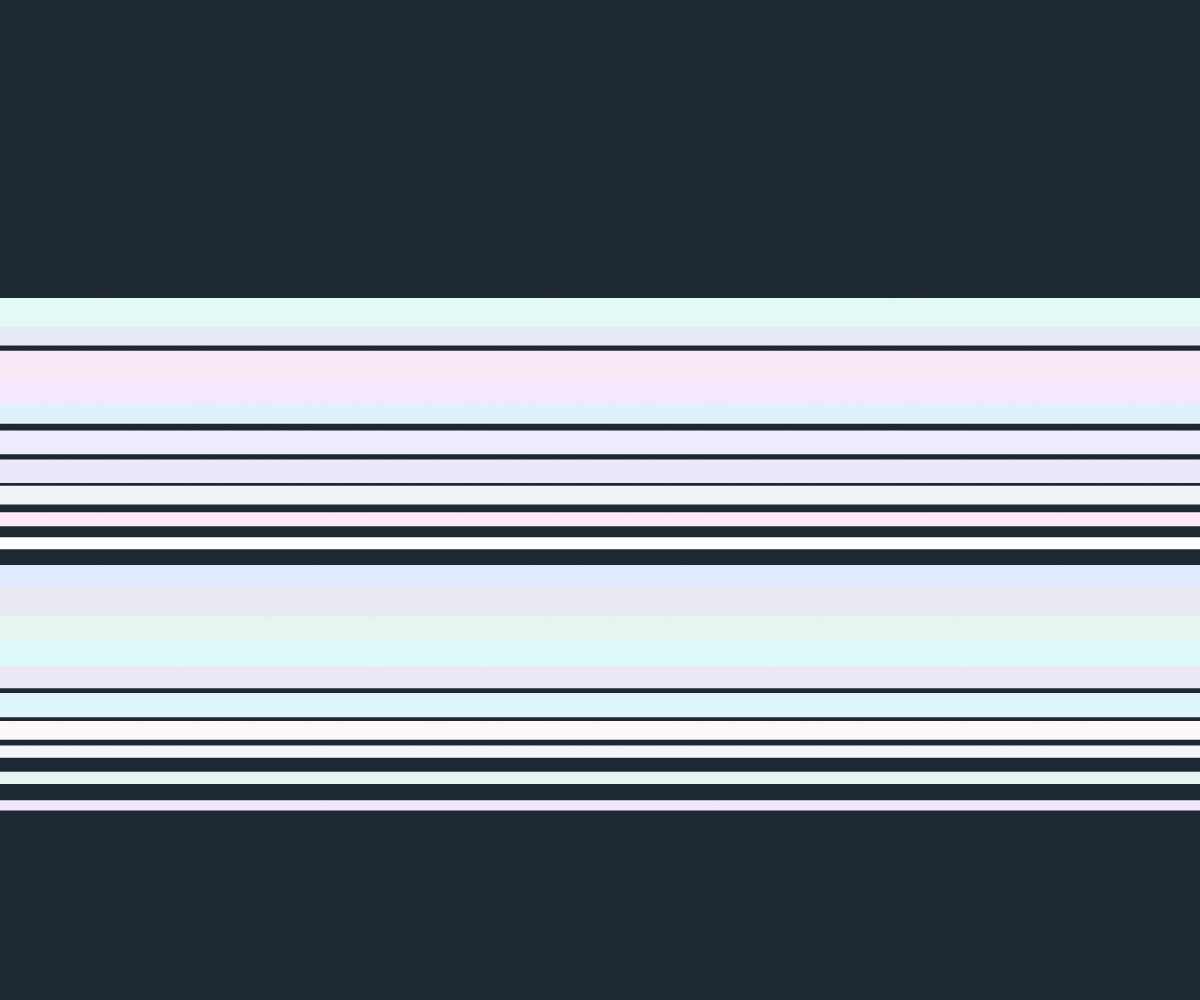
Frame 1 (no input)
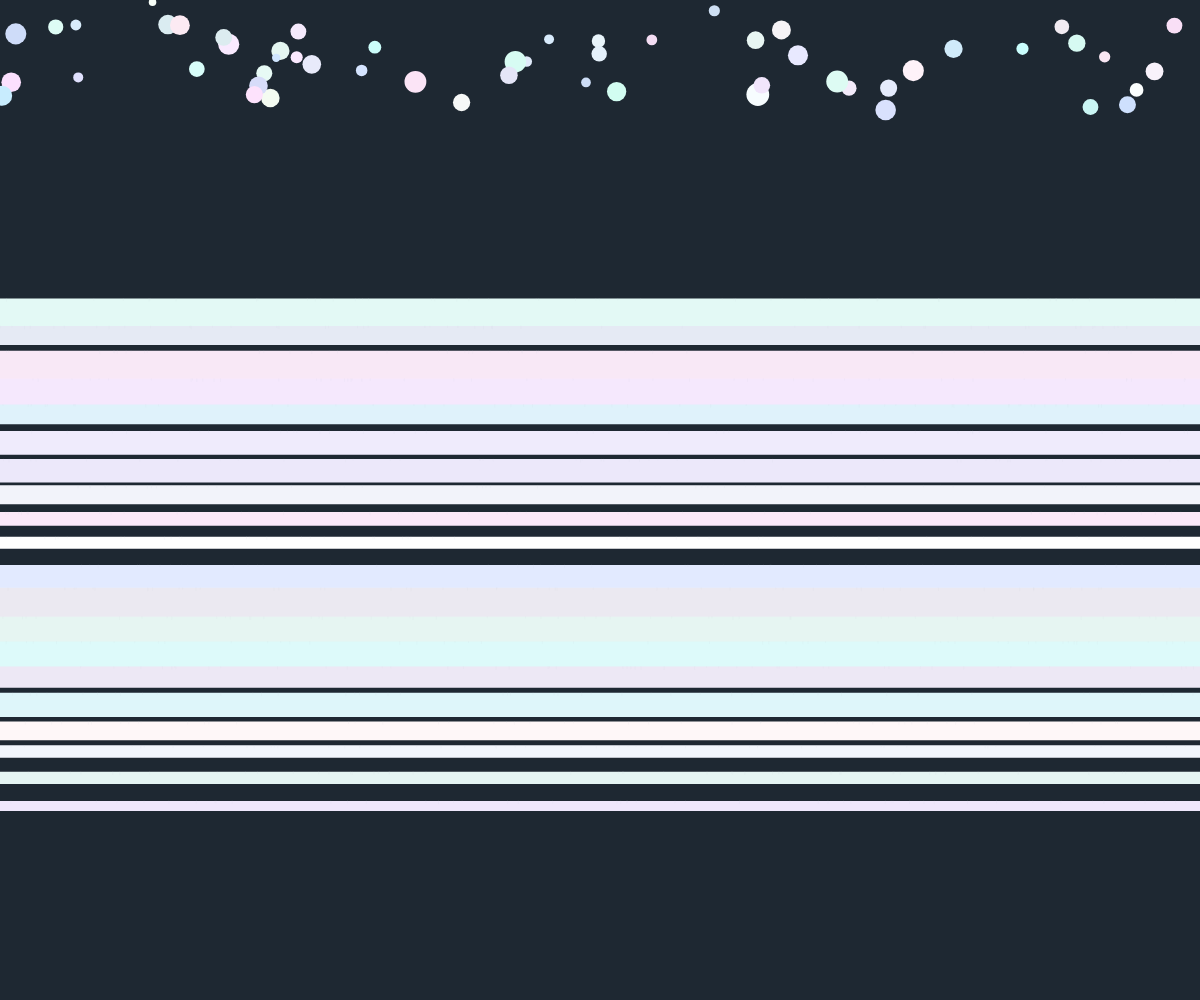
Frame 60 (no input)
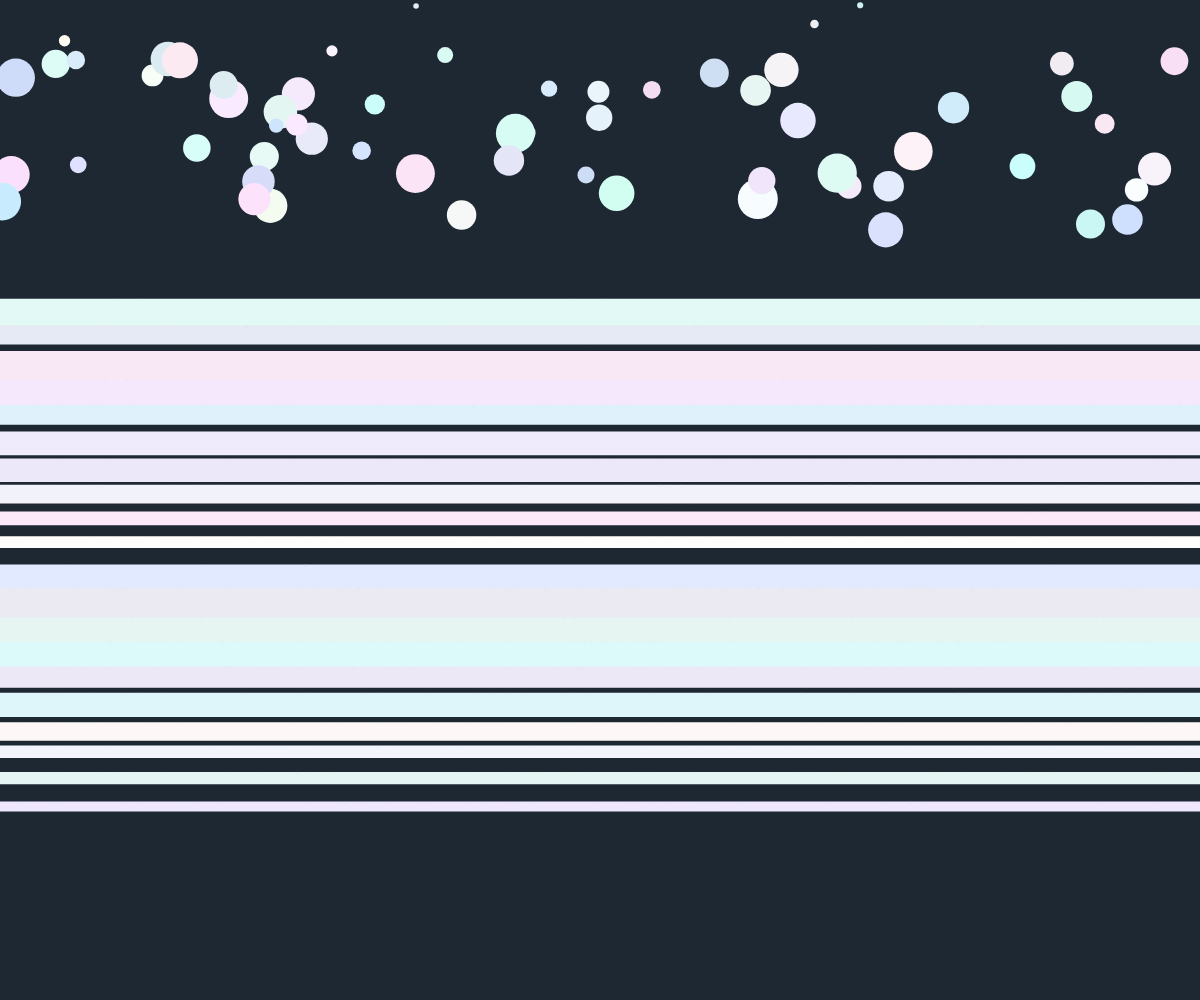
Frame 120 (the mouse pressed at the canvas centre since frame 60)

The p5.js sketch that drew these frames (run headless with seeded random() and noise() and a simulated clock; from frame 60 on, the mouse is pressed at the canvas centre):

// p5.js sketch
// ── sketch.js
let layers = [];
let drips = [];
let slate;

function setup() {
  createCanvas(windowWidth, windowHeight);
  slate = createGraphics(width, height);
  slate.background(30, 40, 50);
  
  // Create geological layers
  for (let i = 0; i < 20; i++) {
    let y = map(i, 0, 19, height * 0.3, height * 0.8);
    let thickness = random(10, 40);
    let layerColor = color(
      random(220, 255),
      random(230, 255),
      random(240, 255)
    );
    layers.push({
      y: y,
      thickness: thickness,
      color: layerColor,
      offset: random(TWO_PI)
    });
  }
  
  // Create initial drips
  for (let i = 0; i < 50; i++) {
    drips.push(new Drip());
  }
}

function draw() {
  // Draw slate base
  image(slate, 0, 0);
  
  // Draw layers with subtle movement
  for (let layer of layers) {
    let y = layer.y + sin(frameCount * 0.005 + layer.offset) * 2;
    
    noStroke();
    fill(layer.color);
    rect(0, y, width, layer.thickness);
    
    // Add texture to layers
    stroke(200, 210, 220, 30);
    strokeWeight(1);
    for (let i = 0; i < 50; i++) {
      let x = random(width);
      let h = random(1, 3);
      line(x, y, x, y + h);
    }
  }
  
  // Update and display drips
  for (let i = drips.length - 1; i >= 0; i--) {
    drips[i].update();
    drips[i].display();
    
    if (drips[i].isDead()) {
      drips.splice(i, 1);
    }
  }
  
  // Add new drips occasionally
  if (frameCount % 10 === 0 && drips.length < 100) {
    drips.push(new Drip());
  }
}

class Drip {
  constructor() {
    this.reset();
  }
  
  reset() {
    this.x = random(width);
    this.y = -10;
    this.size = random(2, 6);
    this.speed = random(0.5, 2);
    this.alpha = 255;
    this.color = color(
      random(200, 255),
      random(220, 255),
      random(240, 255)
    );
    this.growth = random(0.1, 0.3);
  }
  
  update() {
    // Drip falls
    this.y += this.speed;
    
    // Grow as it moves
    this.size += this.growth;
    
    // Fade out
    this.alpha -= 1;
    
    // Reset if off screen or dead
    if (this.y > height + 50 || this.alpha <= 0) {
      this.reset();
    }
  }
  
  display() {
    noStroke();
    fill(this.color, this.alpha);
    ellipse(this.x, this.y, this.size, this.size);
  }
  
  isDead() {
    return this.alpha <= 0;
  }
}

function windowResized() {
  resizeCanvas(windowWidth, windowHeight);
}
